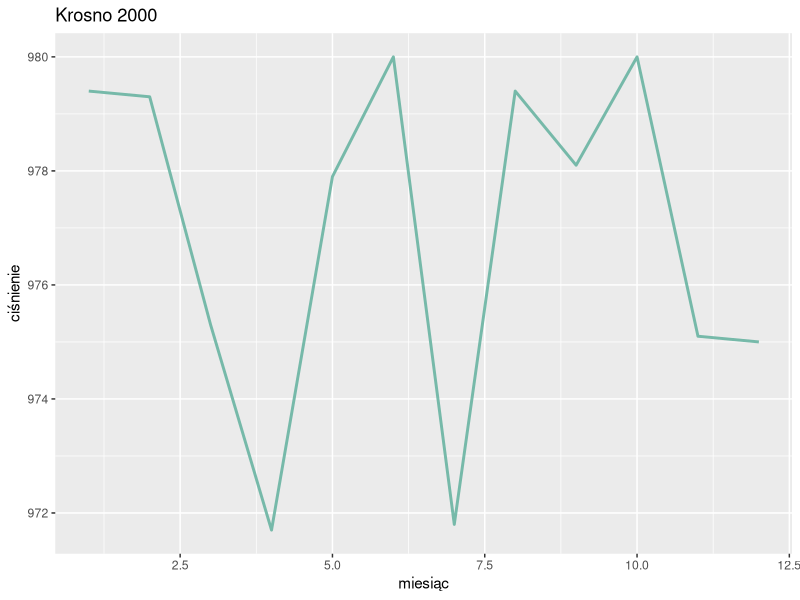
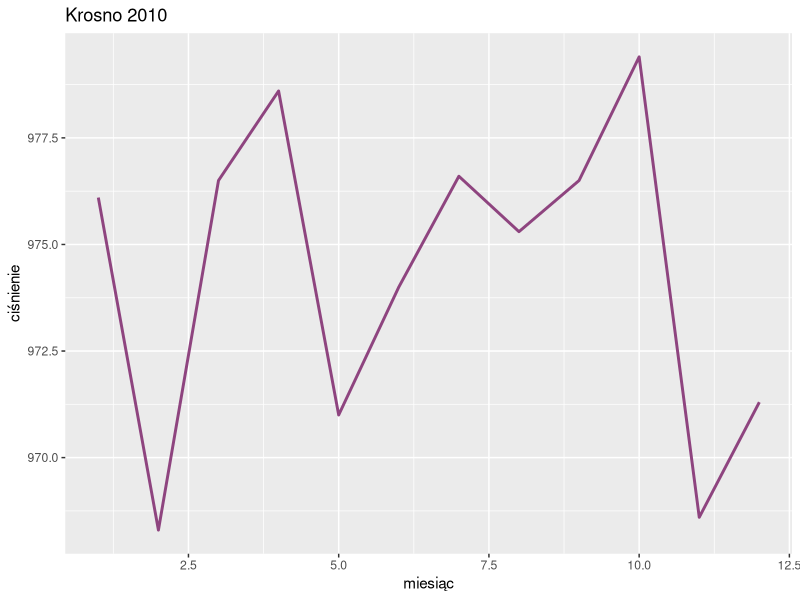
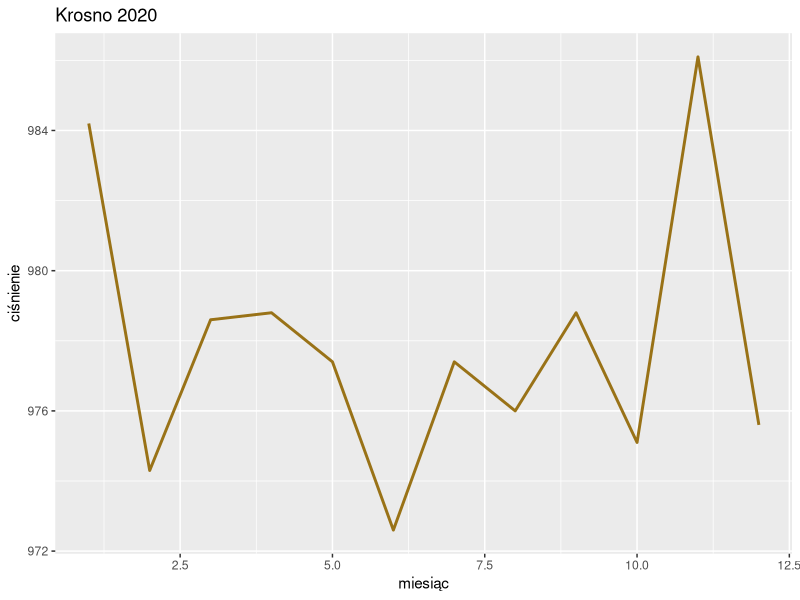

Write the R code that produced these figures, in order. (Note: this script raises an error after producing the figures.)
#RAPORT
#dane o stacjach synoptycznych oraz miesięcznych pomiarach średniej temperatury,
#sumy opadów i średniego ciśnienia atmosferycznego z lat 2000 do 2020
dane <- read.csv("meteo20002020.csv", encoding = "UTF-8")
dane

#Raport dot. stacji Krosno 

#Dane:
library(dplyr)
krosno <- filter(dane, station == "KROSNO")

#średnia temp stycznia i lipca w latach 2000-2020
#lipiec:
lipiec = krosno[krosno$mies == 8, ]
lipiec
lipiec_avg = mean(lipiec[["tavg"]])
lipiec_avg
#styczeń:
styczen = krosno[krosno$mies == 1, ]
styczen
styczen_avg = mean(styczen[["tavg"]])
styczen_avg

#roczne sumy opadów 
suma_opadow = data.frame(stacja = c("Krosno"), 
                    aggregate(krosno['opad'], by=krosno['rok'], sum))
suma_opadow



#roczny rozkład ciśnienia w latach:
#2000
library(ggplot2)
krosno2000 <- filter(krosno, rok == "2000")
krosno2000

miesiąc <- 1:12
ciśnienie <- c(krosno2000$cisnienie)
krosno2000df <- data.frame(miesiąc,ciśnienie)
krosno2000_wykres <- ggplot(krosno2000df, aes(x=miesiąc, y=ciśnienie)) +
  geom_line(color="#69b3a2", size=1, alpha=0.9) +ggtitle("Krosno 2000")
krosno2000_wykres

#2010
krosno2010 <- filter(krosno, rok == "2010")
krosno2010

miesiąc <- 1:12
ciśnienie <- c(krosno2010$cisnienie)
krosno2010df <- data.frame(miesiąc,ciśnienie)
krosno2010_wykres <- ggplot(krosno2010df, aes(x=miesiąc, y=ciśnienie)) +
  geom_line(color="#843273", size=1, alpha=0.9) +ggtitle("Krosno 2010")
krosno2010_wykres


#2020
krosno2020 <- filter(krosno, rok == "2020")
krosno2020

miesiąc <- 1:12
ciśnienie <- c(krosno2020$cisnienie)
krosno2020df <- data.frame(miesiąc,ciśnienie)
krosno2020_wykres <- ggplot(krosno2020df, aes(x=miesiąc, y=ciśnienie)) +
  geom_line(color="#906500", size=1, alpha=0.9) +ggtitle("Krosno 2020")
krosno2020_wykres

#porównanie 2000-2010-2020
krosno001020 <- filter(krosno, rok %in% c("2000","2010","2020"))
krosno001020

##   supp dose  len
## 1   VC D0.5  6.8
## 2   VC   D1 15.0
## 3   VC   D2 33.0
## 4   OJ D0.5  4.2
## 5   OJ   D1 10.0
## 6   OJ   D2 29.5

ggplot(data=df2, aes(x=dose, y=len, group=supp)) +
  geom_line()+
  geom_point()
# Change line types
ggplot(data=df2, aes(x=dose, y=len, group=supp)) +
  geom_line(linetype="dashed", color="blue", size=1.2)+
  geom_point(color="red", size=3)



#Podsumowanie:
lipiec_avg    #średnia temperatura lipca
styczen_avg   #średnia temperatura stycznia
suma_opadow   #suma opadóW
krosno2000_wykres #wykres rocznego rozkładu ciśnienia 2000
krosno2010_wykres #wykres rocznego rozkładu ciśnienia 2010
krosno2020_wykres #wykres rocznego rozkładu ciśnienia 2020




